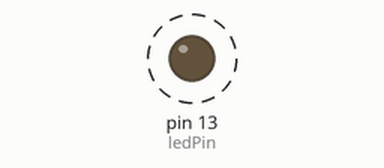
The sketch below on a simulated Arduino Uno, built with avr-gcc and run on an emulated ATmega328P. On the bench: output pins drawn as LEDs (lit = HIGH). Dashed ring = blinking.

Above: at 0.5 s.
Timing chart, 0 to 4.6 s (numbered marks = the images above):
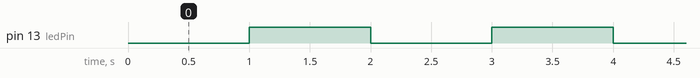

Measured:
- by itself, pin 13 (ledPin): alternates HIGH for 1.0 s and LOW for 1.0 s

The sketch:

TimingWithoutDelay.ino
```cpp
// TimingWithoutDelay.ino
// Jeff Whitlatch - ko7m
//
// This sample will blink the built-in LED on an Arduino without the use of
// the delay(n) function which will block all other execution.
//

// LED related variables
const int ledPin = LED_BUILTIN;     // The pin number the build-in LED is on
bool ledOn = false;                 // The current state of the LED pin (off)

// Time related variables
const long blinkInterval = 1000L;    // How often to toggle LED on/off (1 second)
unsigned long prevMS = 0L;          // Stores the millisecond counter at the last update of the LED

// Setup the LED pin as an output
void setup() {
  pinMode(ledPin, OUTPUT);
}

void loop() {
  // here is where you'd put code that needs to be running all the time.

  // Take a copy of the current millisecond counter so it doesn't change during
  // the calculations that follow.
  unsigned long currMS = millis();

  // A simple subtraction will give you the amount of time that has passed since
  // the last update to the LED.  If greater or equal to the desired interval between
  // blinks, then it is time to toggle the state of the LED
  if (currMS - prevMS >= blinkInterval) {
    // Save the current time since we are changing the LED state
    prevMS = currMS;

    // Toggle the LED on or off based on its current state
    ledOn = !ledOn;
    digitalWrite(ledPin, (int) ledOn);
  }
  // The point of this approach is these tests for the amount of time that has
  // passed can continue to run without blocking other processing.  I can put
  // more code that will run every time through this loop below and the blinking
  // of the LED will continue to function correctly as long as the code below does
  // not require more time that the blinkInterval.  If it does it needs to be broken
  // up into smaller chunks that can be done in less time.
}
```
